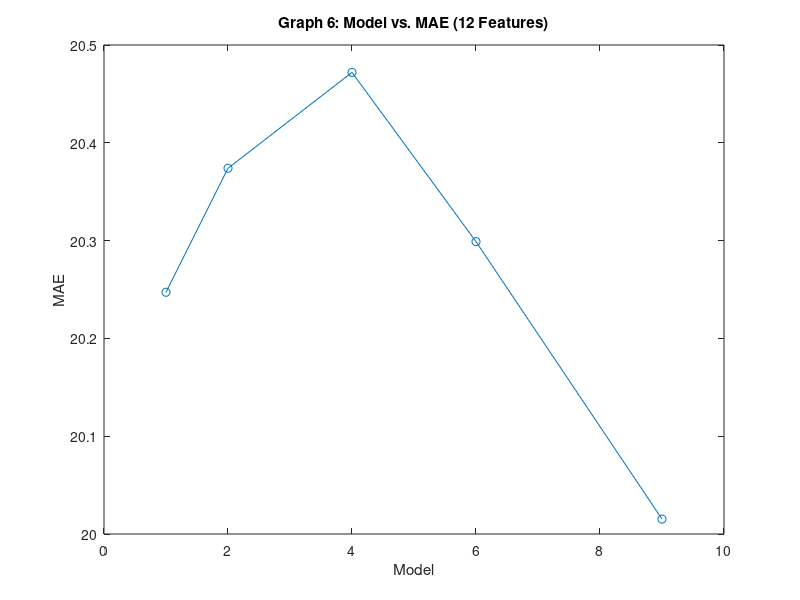
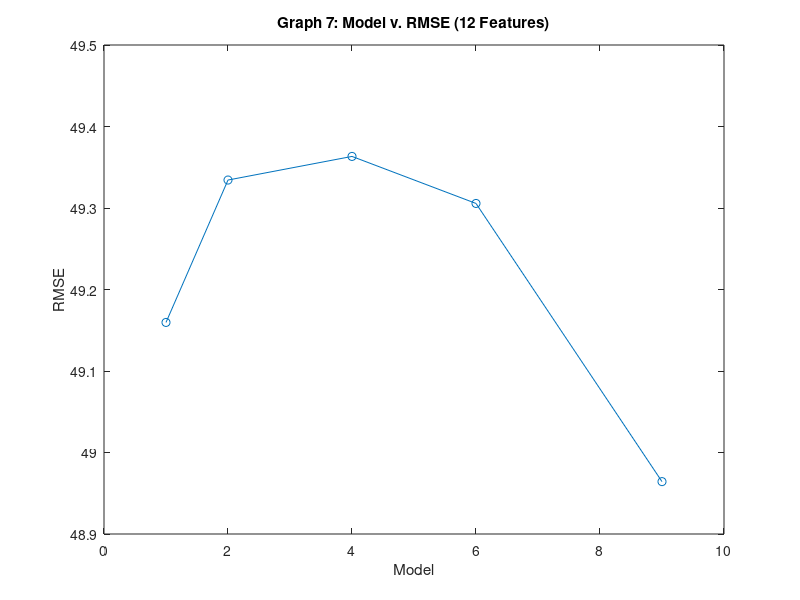
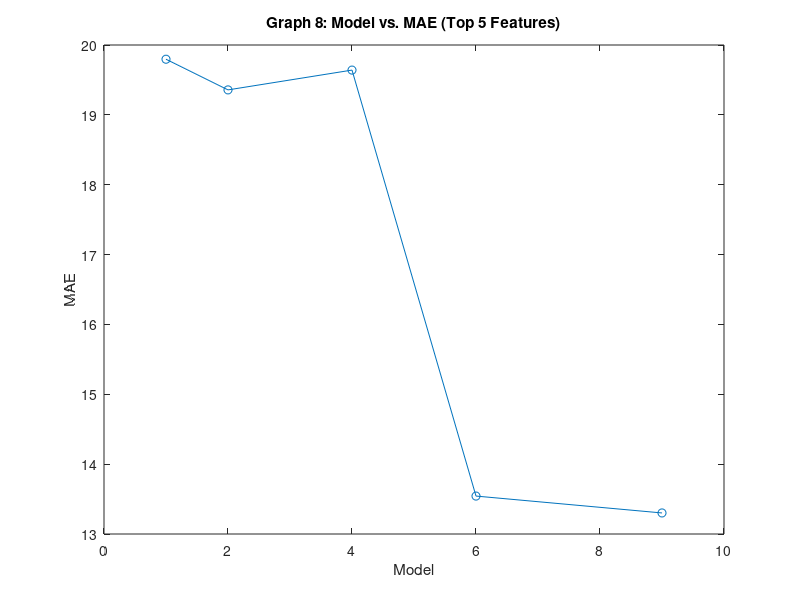
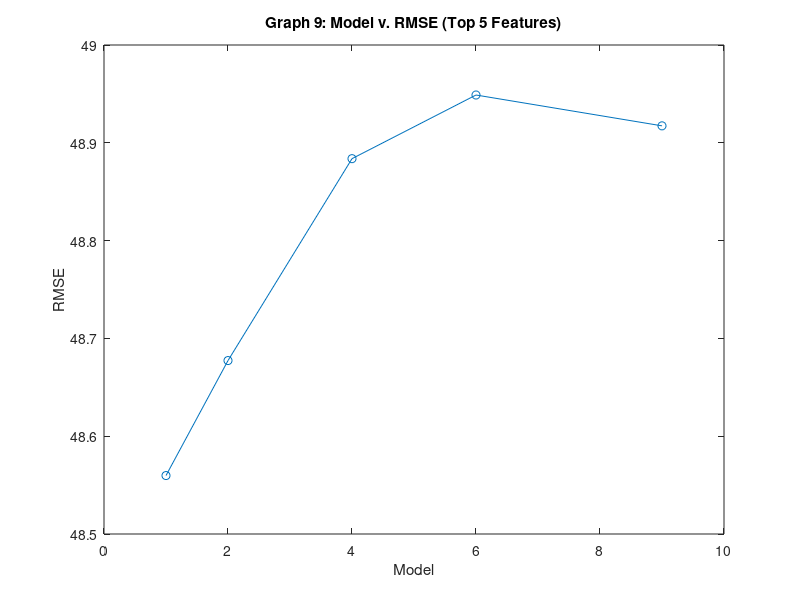

Write the MATLAB code that produced these figures, in order.
# Code used to provide preliminary linear regression analysis of data 
# concerning forest fires in Portugal. Five different models are considered
# for both the full data set and the top five features as determined
# by magnitude of PCC. Regularization is subsequently applied to the
# models making use of polynomial curves of magnitude 6 or higher.
# 
# @author   Franklin D. Worrell
# @version  23 February 2016
# 
# Programming Assignment #1
# Machine Learning 1
# CSCI 6990-603
# Spring 2017 

#################################################
################ Preliminaries ##################
#################################################

# Read in raw data. 
Raw = dlmread('cleandata.csv',',');

# Calculate and store Pearson CCs. 
PCC = [1:12];
for i = 1:12
  PCC(1,i) = corr(Raw(:,i),Raw(:,13));
endfor

# Add initial x0 value of 1. 
Data = ones(517,14); 
for i = 1:13
  Data(:,i+1) = Raw(:,i);
endfor 


#################################################
############# Function Definitions ##############
#################################################

# Pulls the previously determined top five features from 
# a set of data.
# @param  CVSet the set of data to pull features from 
# @return A matrix that is the top five features of the data 
function retval = topFive (CVSet)
  retval = CVSet(:,[1 10 11 7 2 4 14]);
endfunction # end function topFive 

# Calculates the Beta values for a given X and Y matrix. 
# @param  X matrix of independent variables' values 
# @param  Y matrix of dependent variable values
# @return   a matrix of the Beta values for each x in X
function retval = calculateBetaValues (X, Y)
  retval = pinv(X'*X)*X'*Y; 
endfunction # end function calculateBetaValues 

# Calculates the Beta values for a given X and Y matrix 
# while applying a lambda value for regularization. 
# @param  lambda  the lambda value 
# @param  X matrix of independent variables' values 
# @param  Y matrix of dependent variable values
# @return   a matrix of the Beta values for each x in X
function retval = calculateRegBeta(lambda, X, Y)
  MLambda = eye(size(X,2)); 
  MLambda(1,1) = 0; 
  retval = pinv(X'*X + lambda*MLambda)*X'*Y; 
endfunction # end function calculateRegBeta

# Given a model, produces the avg and SD of both the MAE and 
# RMSE of that model. Can apply regularization with a given
# lambda value if those fields are provided. Applies 10-fold 
# cross validation. 
# @param  Model       the model being evaluated 
# @param  regularize  0 if model should NOT be regularized
# @param  lambda      lambda value if model should be regularized 
# @return a vector containing avg MAE, SD of MAE, avg RMSE, and SD of RMSE for Model 
function retval = processModel (Model, regularize, lambda)
  rows = size(Model,1);     # Saving dimensions of Model matrix in variables
  columns = size(Model,2);  #   makes subsequent code more readable. 
  k = 10;             # Number of folds in kFCV. 
  MAEs = ones(1,k);   # Vector to hold MAE of each fold. 
  RMSEs = ones(1,k);  # Vector to hold RMSE of each fold. 
  
  # For each fold k = 1..10. 
  for i = 1:k 
    # Divide the data into training and testing sets. 
    Test = ones(1,columns); 
    Train = ones(1,columns); 
    testIndex = 1; 
    trainIndex = 1; 
    for j = 1:rows 
      if (mod(j,10) == i - 1) 
        Test(testIndex,:) = Model(j,:); 
        testIndex++;
      else 
        Train(trainIndex,:) = Model(j,:); 
        trainIndex++; 
      endif 
    endfor # end division of data into training and testing sets 
    
    # Calculate Beta vector for the model on this fold. 
    Beta = ones(1, (columns - 1));    # Matrix to hold Beta values 
    # Model does not require regularization. 
    if (regularize == 0) 
      Beta = calculateBetaValues(Train(:,1:(columns - 1)), Train(:,columns)); 
    # Model should be regularized. 
    else 
      Beta = calculateRegBeta(lambda, Train(:,1:(columns - 1)), Train(:,columns)); 
    endif 
    
    # Calculate this fold's MAE and RMSE. 
    n = size(Test,1);   
    sumAbs = 0; 
    sumSQ = 0; 
    # Find error for each input in test data. 
    for q = 1:n 
      error = Test(q,columns) - (Test(q,1:(columns - 1))*Beta);
      sumAbs += abs(error); 
      sumSQ += error^2; 
    endfor 
    MAEs(1,i) = sumAbs / n; 
    RMSEs(1,i) = sqrt(sumSQ / n); 
  endfor # end determining statistics for each of k folds. 

  # Calculate average of MAE across all k folds. 
  avgMAE = sum(MAEs) / k; 
  # Calculate SD of MAE across all k folds. 
  SDMAE = std(MAEs);

  # Calculate average of RMSE across all k folds. 
  avgRMSE = sum(RMSEs) / k;
  # Calculate SD of RMSE across all k folds. 
  SDRMSE = std(RMSEs); 
  
  retval = [avgMAE, SDMAE, avgRMSE, SDRMSE]; 
endfunction # end function processModel

# Regularizes higher-order models using the non-iterative
# equation. Lambda values are predetermined as specified in
# the assignment. 
# @param  Model the model to evaluate with regularization 
# @return   a matrix of regularized Beta values for each x in X
function retval = regularize (Model)
  LambdaVals = [0.5E-8, 1.5E-6, 2.0E-4, 1, 2];  # Lambda values. 
  Errors = ones(5, 5);  # Matrix to hold error for each lambda value. 
  
  # Calculate the error for each of the provided lambda. 
  for i=1:5
    Errors(i,:) = [LambdaVals(1,i), processModel(Model, 1, LambdaVals(1,i))]; 
  endfor 
  
  retval = Errors; 
endfunction # end function regularize 


#################################################
#################### Part A #####################
#################################################

# Model 1 is raw input features. 
Table2 = ones(5, 5); 
Table3 = ones(5, 5);
# Process Model 1 for both sets of features. 
Table2(1,:) = [1, processModel(Data, 0, 0)];
Table3(1,:) = [1, processModel(topFive(Data), 0, 0)]; 

# Model 2: 
#   In 12 feature model: 
#     Square feature 2, 
#     Square feature 7, 
#     Multiply feature 12 by feature 5.
M2 = [Data(:,1:13), ones(size(Data,1), 3), Data(:,14)]; 
M2(:,14) = M2(:,3).^2; 
M2(:,15) = M2(:,8).^2;
M2(:,16) = M2(:,13).*M2(:,6);     # POSSIBLE PROBLEM
#   In 5 feature model: 
#     Square feature 9 (the top feature), 
#     Square feature 10 (the second feature), 
#     ln(feature 6) (the third feature).
M1T5 = topFive(Data); 
M2T5 = [M1T5(:,1:6), ones(size(M1T5,1), 3), M1T5(:,7)];
M2T5(:,7) = M2T5(:,2).^2;
M2T5(:,8) = M2T5(:,3).^2; 
M2T5(:,9) = log(M2T5(:,4));
# Process Model 2 for both sets of features.
Table2(2,:) = [2, processModel(M2, 0, 0)];
Table3(2,:) = [2, processModel(M2T5, 0, 0)]; 

# Model 4:
#   In 12 feature model:
#     Feature 11 ^ 4,
#     Feature 5 ^ 3,
#     ln(Feature 5). 
M4 = [M2(:,1:16), ones(size(M2,1), 3), M2(:,17)]; 
M4(:,17) = M4(:,12).^4; 
M4(:,18) = M4(:,6).^3; 
M4(:,19) = log(M4(:,5)); 
#   In 5 feature model: 
#     Cube feature 3 (the fifth feature),
#     Feature 1 (the fourth feature) ^ 4, 
#     Feature 9 * Feature 6. 
M4T5 = [M2T5(:,1:9), ones(size(M2T5,1), 3), M2T5(:,10)]; 
M4T5(:,10) = M4T5(:,6).^3; 
M4T5(:,11) = M4T5(:,5).^4; 
M4T4(:,12) = M4T5(:,2).*M4T5(:,4); 
# Process Model 4 for both sets of features.
Table2(3,:) = [4, processModel(M4, 0, 0)];
Table3(3,:) = [4, processModel(M4T5, 0, 0)]; 

# Model 6: 
#   In 12 feature model:
#     Feature 3 ^ 6,
#     Feature 9 ^ 5. 
M6 = [M4(:,1:19), ones(size(M4,1), 2), M4(:,20)]; 
M6(:,20) = M6(:,4).^6;
M6(:,21) = M6(:,10).^5;
#   In 5 feature model: 
#     Feature 6 (the third feature) ^ 6, 
#     (Feature 9 (the first feature) ^ 2) / Feature 10.
M6T5 = [M4T5(:,1:12), ones(size(M4T5,1), 2), M4T5(:,13)]; 
M6T5(:,13) = M6T5(:,4).^6; 
M6T5(:,14) = M6T5(:,7)./M6T5(:,3);
# Process Model 6 for both sets of features.
Table2(4,:) = [6, processModel(M6, 0, 0)];
Table3(4,:) = [6, processModel(M6T5, 0, 0)]; 

# Model 9:
#   In 12 feature model: 
#     Feature 9 * Feature 7,
#     Feature 11 ^ 9.
M9 = [M6(:,1:21), ones(size(M6,1), 2), M6(:,22)]; 
M9(:,22) = M9(:,10).*M9(:,8); 
M9(:,23) = M9(:,12).^9; 
#   In 5 feature model:
#     (Feature 9 * Feature 10) ^ 9, 
#     Feature 6 ^ 9. 
M9T5 = [M6T5(:,1:14), ones(size(M6T5,1), 2), M6T5(:,15)]; 
M9T5(:,15) = (M9T5(:,2).*M9T5(:,3)).^9; 
M9T5(:,16) = M9T5(:,4).^9; 
# Process Model 9 for both sets of features. 
Table2(5,:) = [9, processModel(M9, 0, 0)];
Table3(5,:) = [9, processModel(M9T5, 0, 0)]; 

# Write expanded data sets for both sets of features
csvwrite('12featureM9.csv', M9); 
csvwrite('top5featureM9.csv', M9T5); 

# Write Part A results to csv files. 
csvwrite('table2.csv', Table2); 
csvwrite('table3.csv', Table3); 

# Plot Graph#6: Model vs. MAE (12 feature)
plot(Table2(:,1), Table2(:,2), 'Marker', 'o')
title('Graph 6: Model vs. MAE (12 Features)')
xlabel('Model')
ylabel('MAE')
print('Graph_6', '-dpdf')

# Plot Graph#7: Model vs. RMSE (12 feature)
plot(Table2(:,1), Table2(:,4), 'Marker', 'o')
title('Graph 7: Model v. RMSE (12 Features)')
xlabel('Model')
ylabel('RMSE')
print('Graph_7', '-dpdf')

# Plot Graph#8: Model vs. MAE (Top 5)
plot(Table3(:,1), Table3(:,2), 'Marker', 'o')
title('Graph 8: Model vs. MAE (Top 5 Features)')
xlabel('Model')
ylabel('MAE')
print('Graph_8', '-dpdf')

# Plot Graph#9: Model vs. RMSE (Top 5)
plot(Table3(:,1), Table3(:,4), 'Marker', 'o')
title('Graph 9: Model v. RMSE (Top 5 Features)')
xlabel('Model')
ylabel('RMSE')
print('Graph_9', '-dpdf')



#################################################
#################### Part B #####################
#################################################

Table4 = ones(6, 5);  # Table for M6 regularization data.
Table4(1,:) = [0, Table2(4,2:5)]; 
Table4(2:6,:) = regularize(M6); 

Table5 = ones(6, 5);  # Table for M9 regularization data. 
Table5(1,:) = [0, Table2(5,2:5)];
Table5(2:6,:) = regularize(M9);  

Table6 = ones(6, 5);  # Table for M6T5 regularization data. 
Table6(1,:) = [0, Table3(4,2:5)];
Table6(2:6,:) = regularize(M6T5);  

Table7 = ones(6, 5);  # Table for M9T5 regularization data. 
Table7(1,:) = [0, Table3(5,2:5)]; 
Table7(2:6,:) = regularize(M9T5); 

# Write Part B results to csv files. 
csvwrite('table4.csv', Table4); 
csvwrite('table5.csv', Table5); 
csvwrite('table6.csv', Table6); 
csvwrite('table7.csv', Table7); 

# Construct graphs for Models 6 and 9 utilizing all 12 Features. 

# Plot Graph#10: ln(Lambda) vs. ln(MAE) Model 6 (12 Features)
plot(log(Table4(:,1)), log(Table4(:,2)), 'Marker', 'o')
title('Graph 10: Lambda vs. MAE for Model 6 (12 Features)')
xlabel('ln(Lambda)')
ylabel('ln(MAE)')
print('Graph_10', '-dpdf')

# Plot Graph#11: ln(Lambda) vs. ln(RMSE) Model 6 (12 Features)
plot(log(Table4(:,1)), log(Table4(:,4)), 'Marker', 'o')
title('Graph 11: Lambda vs. MAE for Model 6 (12 Features)')
xlabel('ln(Lambda)')
ylabel('ln(RMSE)')
print('Graph_11', '-dpdf')

# Plot Graph#12: ln(Lambda) vs. ln(MAE) Model 9 (12 Features)
plot(log(Table5(:,1)), log(Table5(:,2)), 'Marker', 'o')
title('Graph 12: Lambda vs. MAE for Model 9 (12 Features)')
xlabel('ln(Lambda)')
ylabel('ln(MAE)')
print('Graph_12', '-dpdf')

# Plot Graph#13: ln(Lambda) vs. ln(RMSE) Model 9 (12 Features)
plot(log(Table5(:,1)), log(Table5(:,4)), 'Marker', 'o')
title('Graph 13: Lambda vs. MAE for Model 9 (12 Features)')
xlabel('ln(Lambda)')
ylabel('ln(RMSE)')
print('Graph_13', '-dpdf')

# Construct graphs for Models 6 and 9 utilizing all 12 Features. 

# Plot Graph#14: ln(Lambda) vs. ln(MAE) Model 6 (Top 5 Features)
plot(log(Table6(:,1)), log(Table6(:,2)), 'Marker', 'o')
title('Graph 14: Lambda vs. MAE for Model 6 (Top 5 Features)')
xlabel('ln(Lambda)')
ylabel('ln(MAE)')
print('Graph_14', '-dpdf')

# Plot Graph#15: ln(Lambda) vs. ln(RMSE) Model 6 (Top 5 Features)
plot(log(Table6(:,1)), log(Table6(:,4)), 'Marker', 'o')
title('Graph 15: Lambda vs. MAE for Model 6 (Top 5 Features)')
xlabel('ln(Lambda)')
ylabel('ln(RMSE)')
print('Graph_15', '-dpdf')

# Plot Graph#16: ln(Lambda) vs. ln(MAE) Model 9 (Top 5 Features)
plot(log(Table7(:,1)), log(Table7(:,2)), 'Marker', 'o')
title('Graph 16: Lambda vs. MAE for Model 9 (Top 5 Features)')
xlabel('ln(Lambda)')
ylabel('ln(MAE)')
print('Graph_16', '-dpdf')

# Plot Graph#17: ln(Lambda) vs. ln(RMSE) Model 9 (Top 5 Features)
plot(log(Table7(:,1)), log(Table7(:,4)), 'Marker', 'o')
title('Graph 17: Lambda vs. MAE for Model 9 (Top 5 Features)')
xlabel('ln(Lambda)')
ylabel('ln(RMSE)')
print('Graph_17', '-dpdf')